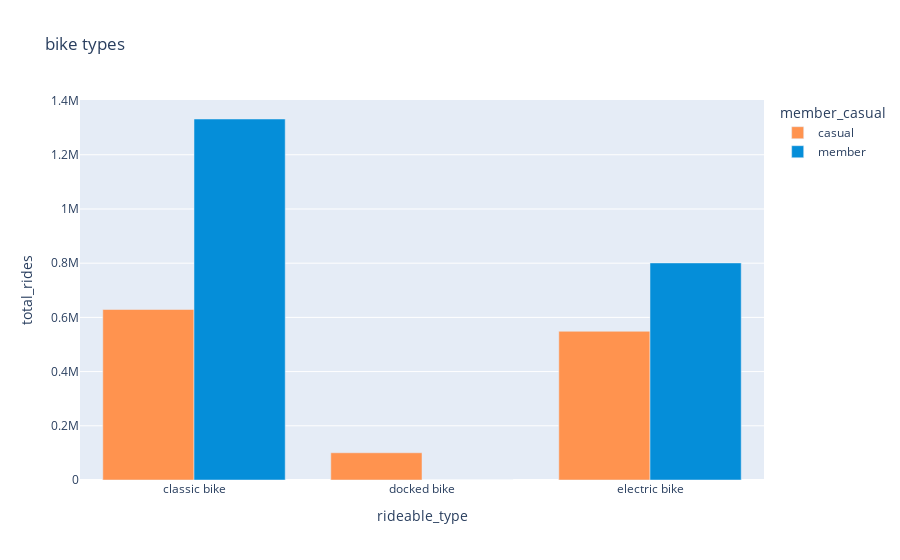

Source (notebook cell):
### Code cell
data = pd.DataFrame([['casual', 'classic bike', 629047], ['casual', 'docked bike', 100465], ['casual', 'electric bike', 548610],
                    ['member', 'classic bike', 1331993], ['member', 'docked bike', 0], ['member', 'electric bike', 800924]],
                    columns = ['member_casual', 'rideable_type', 'total_rides'])
fig2= ps.bar(data, x = 'rideable_type', y = 'total_rides', color = 'member_casual', barmode = 'group', 
             title = 'bike types',
             color_discrete_map = {'casual': '#FF934F', 'member': '#058ED9'})
fig2.show()

### Figure 1 — Plotly figure (JSON) as saved in the notebook; plotly's stock layout.template omitted (floating-point values rounded to 4 significant figures)
{"data": [{"alignmentgroup": "True", "hovertemplate": "member_casual=casual<br>rideable_type=%{x}<br>total_rides=%{y}<extra></extra>", "legendgroup": "casual", "marker": {"color": "#FF934F", "pattern": {"shape": ""}}, "name": "casual", "offsetgroup": "casual", "orientation": "v", "showlegend": true, "textposition": "auto", "type": "bar", "x": ["classic bike", "docked bike", "electric bike"], "xaxis": "x", "y": [629047, 100465, 548610], "yaxis": "y"}, {"alignmentgroup": "True", "hovertemplate": "member_casual=member<br>rideable_type=%{x}<br>total_rides=%{y}<extra></extra>", "legendgroup": "member", "marker": {"color": "#058ED9", "pattern": {"shape": ""}}, "name": "member", "offsetgroup": "member", "orientation": "v", "showlegend": true, "textposition": "auto", "type": "bar", "x": ["classic bike", "docked bike", "electric bike"], "xaxis": "x", "y": [1331993, 0, 800924], "yaxis": "y"}], "layout": {"barmode": "group", "legend": {"title": {"text": "member_casual"}, "tracegroupgap": 0}, "title": {"text": "bike types"}, "xaxis": {"anchor": "y", "domain": [0, 1], "title": {"text": "rideable_type"}}, "yaxis": {"anchor": "x", "domain": [0, 1], "title": {"text": "total_rides"}}}}
